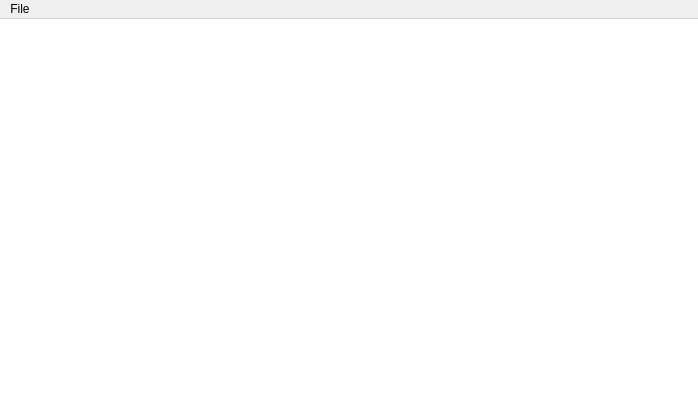
<?xml version="1.0" encoding="UTF-8"?>
<ui version="4.0">
 <class>Notepad</class>
 <widget class="QMainWindow" name="Notepad">
  <property name="geometry">
   <rect>
    <x>0</x>
    <y>0</y>
    <width>698</width>
    <height>408</height>
   </rect>
  </property>
  <property name="windowTitle">
   <string>MainWindow</string>
  </property>
  <widget class="QWidget" name="centralWidget">
   <layout class="QGridLayout" name="gridLayout">
    <property name="leftMargin">
     <number>0</number>
    </property>
    <property name="topMargin">
     <number>0</number>
    </property>
    <property name="rightMargin">
     <number>0</number>
    </property>
    <property name="bottomMargin">
     <number>0</number>
    </property>
    <item row="0" column="0">
     <widget class="QTextEdit" name="textEdit">
      <property name="frameShape">
       <enum>QFrame::NoFrame</enum>
      </property>
     </widget>
    </item>
   </layout>
  </widget>
  <widget class="QMenuBar" name="menuBar">
   <property name="geometry">
    <rect>
     <x>0</x>
     <y>0</y>
     <width>698</width>
     <height>21</height>
    </rect>
   </property>
   <widget class="QMenu" name="menuFile">
    <property name="title">
     <string>File</string>
    </property>
    <addaction name="actionNew"/>
    <addaction name="actionOpen"/>
    <addaction name="actionSave"/>
    <addaction name="actionSave_As"/>
   </widget>
   <addaction name="menuFile"/>
  </widget>
  <action name="actionOpen">
   <property name="text">
    <string>Open</string>
   </property>
  </action>
  <action name="actionSave">
   <property name="text">
    <string>Save</string>
   </property>
  </action>
  <action name="actionSave_As">
   <property name="text">
    <string>Save As</string>
   </property>
  </action>
  <action name="actionNew">
   <property name="text">
    <string>New</string>
   </property>
  </action>
 </widget>
 <layoutdefault spacing="6" margin="11"/>
 <resources/>
 <connections/>
</ui>
